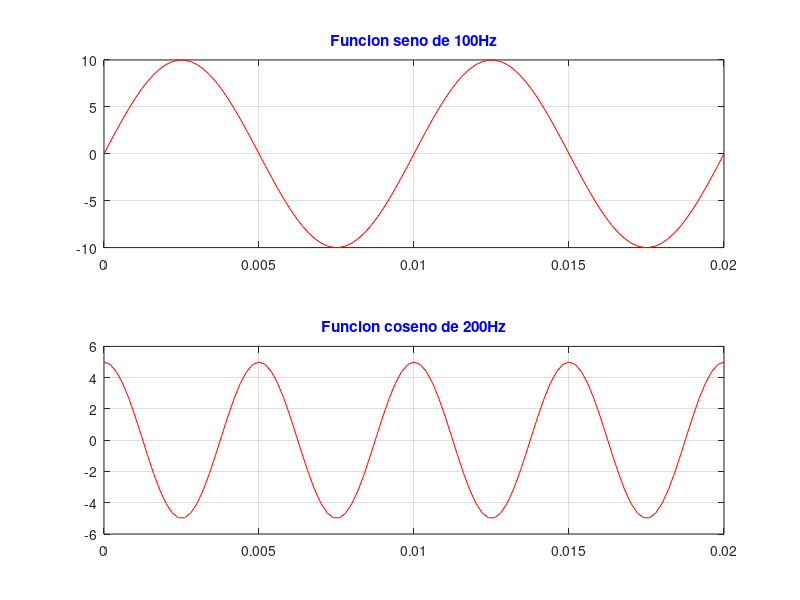

This chart was generated by the following MATLAB code: (Note: this script raises an error after producing the figure.)
%grafica de dos funciones sin y cos
amp1 = 10; 
amp2 = 5;
num = 100;
ciclos = 2;
f1 = 0100; %frecuencia de 100Hz
f2 = 2*f1 %el doble
t = 0:ciclos/(f1*num):ciclos/f1

%Calculo de funciones
y1 = amp1*sin(2*pi*f1*t)
y2 = amp2*cos(2*pi*f2*t)

%Dibujar funciones 
subplot(2,1,1); %Divide en 2 filas y una columna y posicion 1
plot(t,y1, "Color","r")
grid on;
title("Funcion seno de 100Hz", "Color", "b");
subplot(2,1,2)
plot(t, y2,"r")
grid on;
title("Funcion coseno de 200Hz", "Color", "b")
xlabel("Tiempo en seg", "r")